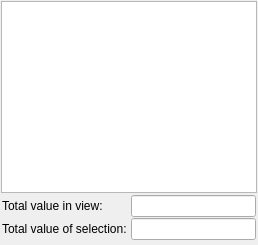
            <widget class="QWidget" name="tabBuySelectiveView">
             <attribute name="title">
              <string>Selective View</string>
             </attribute>
             <layout class="QVBoxLayout" name="vLayoutBuyJobSelectiveTotals" stretch="2,0">
              <property name="spacing">
               <number>1</number>
              </property>
              <property name="leftMargin">
               <number>1</number>
              </property>
              <property name="topMargin">
               <number>1</number>
              </property>
              <property name="rightMargin">
               <number>1</number>
              </property>
              <property name="bottomMargin">
               <number>1</number>
              </property>
              <item>
               <widget class="dbTableWidget" name="tableBuyItemsSelectiveView"/>
              </item>
              <item>
               <widget class="QFrame" name="frmBuySelectiveView">
                <property name="minimumSize">
                 <size>
                  <width>0</width>
                  <height>50</height>
                 </size>
                </property>
                <property name="frameShape">
                 <enum>QFrame::NoFrame</enum>
                </property>
                <property name="frameShadow">
                 <enum>QFrame::Raised</enum>
                </property>
                <layout class="QFormLayout" name="formLayout_2">
                 <property name="horizontalSpacing">
                  <number>1</number>
                 </property>
                 <property name="verticalSpacing">
                  <number>1</number>
                 </property>
                 <property name="leftMargin">
                  <number>1</number>
                 </property>
                 <property name="topMargin">
                  <number>1</number>
                 </property>
                 <property name="rightMargin">
                  <number>1</number>
                 </property>
                 <property name="bottomMargin">
                  <number>1</number>
                 </property>
                 <item row="1" column="0">
                  <widget class="QLabel" name="label_2">
                   <property name="text">
                    <string>Total value of selection: </string>
                   </property>
                  </widget>
                 </item>
                 <item row="0" column="0">
                  <widget class="QLabel" name="label">
                   <property name="text">
                    <string>Total value in view:</string>
                   </property>
                  </widget>
                 </item>
                 <item row="0" column="1">
                  <widget class="vmLineEdit" name="txtBuySelectiveViewTotal"/>
                 </item>
                 <item row="1" column="1">
                  <widget class="vmLineEdit" name="txtBuySelectiveViewSelected"/>
                 </item>
                </layout>
               </widget>
              </item>
             </layout>
            </widget>
